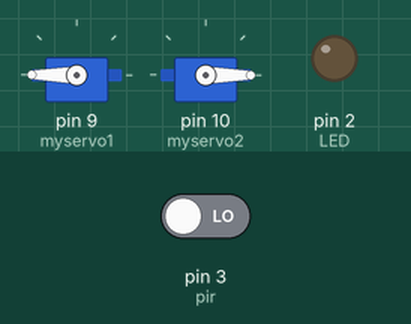
A sketch run on a simulated Arduino Uno, built with avr-gcc and run on an emulated ATmega328P. On the bench: 2 × servo, output pins drawn as LEDs (lit = HIGH). The test bench sets the inputs (shaded band); at power-on: pin 3 (pir) LOW. What the sketch prints to the serial monitor is not drawn.

Above: at 1.2 s.
1.3 s: pin 3 (pir) driven HIGH
At 2.4 s:
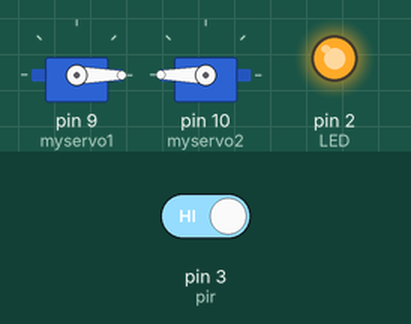
2.8 s: pin 3 (pir) driven LOW
At 3.5 s:
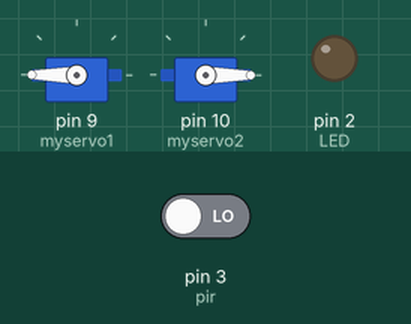
Timing chart, 0 to 5.8 s (numbered marks = the images above; inputs shaded):
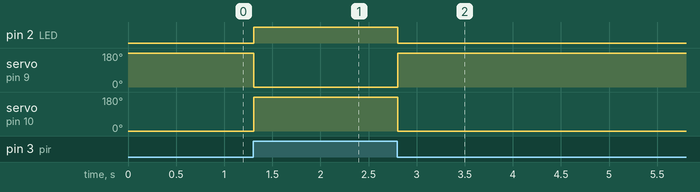

Measured:
- after the input at 1.3 s, pin 2 (LED): LOW → HIGH at once; servo on pin 9 (myservo1): 180° → 0° at once; servo on pin 10 (myservo2): 0° → 180° at once
- after the input at 2.8 s, pin 2 (LED): HIGH → LOW at once; servo on pin 9 (myservo1): 0° → 180° at once; servo on pin 10 (myservo2): 180° → 0° at once

The sketch:

Distance_Sensor.ino
```cpp
#include <Servo.h>
Servo myservo1;
Servo myservo2;

int pir = 3;
int pirValue;
int LED = 2;

void setup()
{
  Serial.begin (9600);
  myservo1.attach (9);
  myservo1.write (90);
  myservo2.attach (10);
  myservo2.write (9);
  pinMode(LED, OUTPUT);
}

void loop()
{
  pirValue = digitalRead(pir);
  Serial.println (pirValue);

  if (pirValue == HIGH){
    digitalWrite(LED, HIGH);
    myservo1.write(0);
    myservo2.write(180);
  }
  else {
    digitalWrite(LED, LOW);
    myservo1.write(180);
    myservo2.write(0);
  }

}
```
